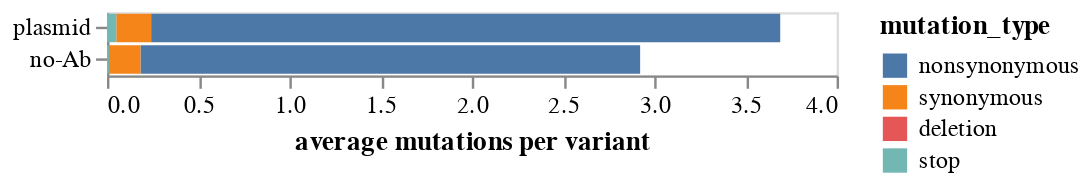

The notebook cell saved with this chart:
### Code cell
mut_types_sort = ["nonsynonymous", "synonymous", "deletion", "stop"]

small_avg_muts_chart = (
    alt.Chart(
        small_avg_muts.assign(order=lambda x: x["mutation_type"]
                        .map(lambda m: mut_types_sort.index(m))
                        ))
    .encode(
        x=alt.X(
            "number",
            title="average mutations per variant",
            axis=alt.Axis(grid=False),
        ),
        y=alt.Y(
            "sample",
            title=None,
            sort=['plasmid', 'no-Ab']
        ),
        color=alt.Color(
            "mutation_type",
            scale=alt.Scale(domain=mut_types_sort),
        ),
        order=alt.Order("order", sort="descending"),
    )
    .mark_bar()
    .properties(height=alt.Step(13), width=300)
    .configure_axis(labelLimit=500)
)

small_avg_muts_chart.save('scratch_notebooks/220303_summary_figures/scratch_figs/functional_sele.pdf')
small_avg_muts_chart

### Figure 1 — Vega-Lite specification as saved in the notebook (floating-point values rounded to 4 significant figures)
{"config": {"view": {"continuousWidth": 400, "continuousHeight": 300}, "axis": {"labelLimit": 500}}, "data": {"name": "data-fd1378c3c670a553e859c0b321241c8b"}, "mark": "bar", "encoding": {"color": {"field": "mutation_type", "scale": {"domain": ["nonsynonymous", "synonymous", "deletion", "stop"]}, "type": "nominal"}, "order": {"field": "order", "sort": "descending", "type": "nominal"}, "x": {"axis": {"grid": false}, "field": "number", "title": "average mutations per variant", "type": "quantitative"}, "y": {"field": "sample", "sort": ["plasmid", "no-Ab"], "title": null, "type": "nominal"}}, "height": {"step": 13}, "width": 300, "$schema": "https://vega.github.io/schema/vega-lite/v4.17.0.json", "datasets": {"data-fd1378c3c670a553e859c0b321241c8b": [{"library": "libA", "sample": "no-Ab", "mutation_type": "nonsynonymous", "count": 2452009, "number": 2.739, "date": 220224, "virus_batch": 1, "sample_type": "no-antibody_control", "antibody": null, "library_sample": "libA_220224_1_no-antibody_control_670ng_1", "condition": "no-Ab", "order": 0}, {"library": "libA", "sample": "no-Ab", "mutation_type": "synonymous", "count": 2452009, "number": 0.1733, "date": 220224, "virus_batch": 1, "sample_type": "no-antibody_control", "antibody": null, "library_sample": "libA_220224_1_no-antibody_control_670ng_1", "condition": "no-Ab", "order": 1}, {"library": "libA", "sample": "no-Ab", "mutation_type": "stop", "count": 2452009, "number": 0.01031, "date": 220224, "virus_batch": 1, "sample_type": "no-antibody_control", "antibody": null, "library_sample": "libA_220224_1_no-antibody_control_670ng_1", "condition": "no-Ab", "order": 3}, {"library": "libA", "sample": "no-Ab", "mutation_type": "deletion", "count": 2452009, "number": 4.853e-05, "date": 220224, "virus_batch": 1, "sample_type": "no-antibody_control", "antibody": null, "library_sample": "libA_220224_1_no-antibody_control_670ng_1", "condition": "no-Ab", "order": 2}, {"library": "libA", "sample": "plasmid", "mutation_type": "nonsynonymous", "count": 9795560, "number": 3.449, "date": 220224, "virus_batch": 1, "sample_type": "no-antibody_control", "antibody": null, "library_sample": "libA_220224_1_no-antibody_control_plasmid", "condition": "plasmid", "order": 0}, {"library": "libA", "sample": "plasmid", "mutation_type": "synonymous", "count": 9795560, "number": 0.1907, "date": 220224, "virus_batch": 1, "sample_type": "no-antibody_control", "antibody": null, "library_sample": "libA_220224_1_no-antibody_control_plasmid", "condition": "plasmid", "order": 1}, {"library": "libA", "sample": "plasmid", "mutation_type": "stop", "count": 9795560, "number": 0.05078, "date": 220224, "virus_batch": 1, "sample_type": "no-antibody_control", "antibody": null, "library_sample": "libA_220224_1_no-antibody_control_plasmid", "condition": "plasmid", "order": 3}, {"library": "libA", "sample": "plasmid", "mutation_type": "deletion", "count": 9795560, "number": 0.0004591, "date": 220224, "virus_batch": 1, "sample_type": "no-antibody_control", "antibody": null, "library_sample": "libA_220224_1_no-antibody_control_plasmid", "condition": "plasmid", "order": 2}]}}
